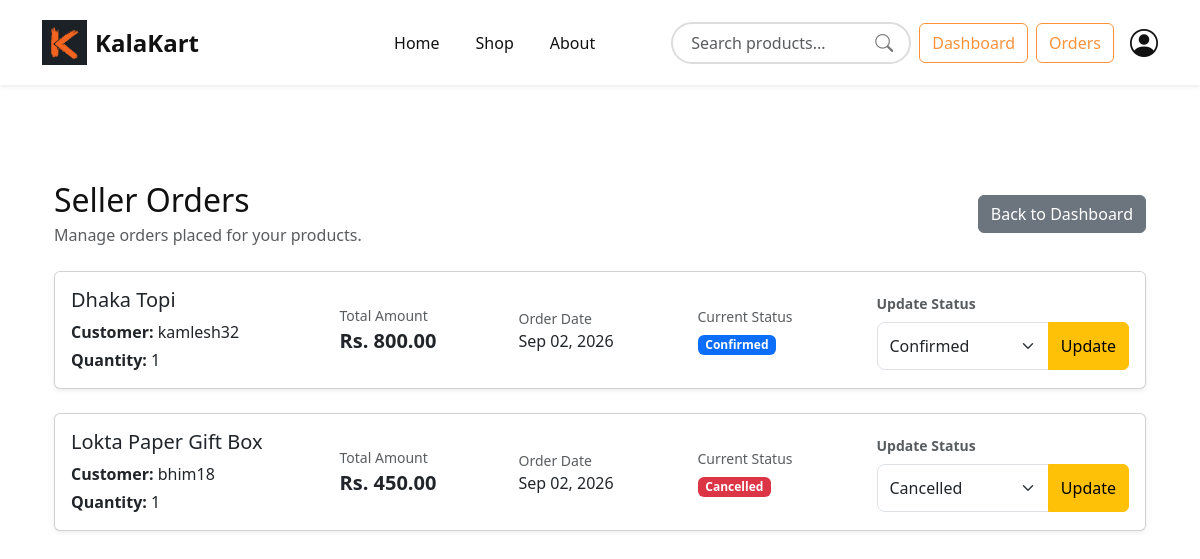
/orders/seller-orders/ (signed in), run on an earlier commit of the app's database.
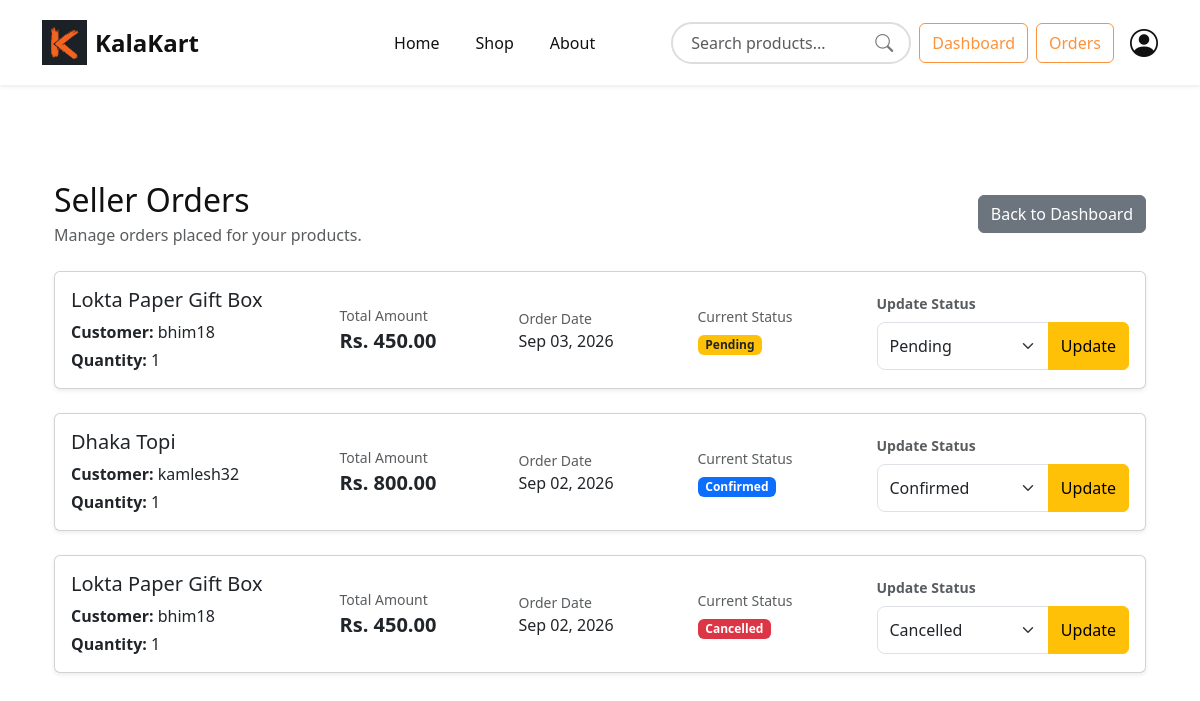
And on a later commit of the database.
### orders/models.py (models this page shows, shortened)
class Order(models.Model):
    STATUS_CHOICES = (
        ('pending', 'Pending'),
        ('confirmed', 'Confirmed'),
        ('shipped', 'Shipped'),
        ('delivered', 'Delivered'),
        ('cancelled', 'Cancelled'),
    )
    user = models.ForeignKey(
        settings.AUTH_USER_MODEL,
        on_delete=models.CASCADE
    )
    product = models.ForeignKey(
        Product,
        on_delete=models.CASCADE
    )
    quantity = models.PositiveIntegerField(default=1)
    price = models.DecimalField(
        max_digits=10,
        decimal_places=2
    )
    total_price = models.DecimalField(
        max_digits=10,
        decimal_places=2
    )
    status = models.CharField(
        max_length=20,
        choices=STATUS_CHOICES,
        default='pending'
    )
    created_at = models.DateTimeField(
        auto_now_add=True
    )

### products/models.py (models this page shows, shortened)
class Product(models.Model):
    CATEGORY_CHOICES = (
        ('Painting', 'Painting'),
        ('Handicraft', 'Handicraft'),
        ('Jewelry', 'Jewelry'),
        ('Pottery', 'Pottery'),
        ('Wooden Art', 'Wooden Art'),
        ('Traditional Wear', 'Traditional Wear'),
    )
    seller = models.ForeignKey(
        CustomUser,
        on_delete=models.CASCADE
    )
    name = models.CharField(max_length=200)
    category = models.CharField(
        max_length=50,
        choices=CATEGORY_CHOICES
    )
    description = models.TextField()
    price = models.DecimalField(
        max_digits=10,
        decimal_places=2
    )
    stock = models.PositiveIntegerField()
    image = models.ImageField(
        upload_to='products/'
    )
    created_at = models.DateTimeField(auto_now_add=True)

### accounts/models.py (models this page shows, shortened)
class CustomUser(AbstractUser):
    USER_TYPE = (
        ('customer', 'Customer'),
        ('seller', 'Seller'),
    )
    user_type = models.CharField(
        max_length=10,
        choices=USER_TYPE,
        default='customer'
    )
    phone_number = models.CharField(
        max_length=15,
        blank=True,
        null=True
    )
    address = models.TextField(
        blank=True,
        null=True
    )
    profile_image = models.ImageField(
        upload_to='profiles/',
        blank=True,
        null=True
    )

### orders/views.py (the view)
@login_required
def SellerOrdersView(request):
    if request.user.user_type != "seller":
        messages.error(
            request,
            "Only sellers can access this page."
        )
        return redirect("home")
    orders = Order.objects.filter(
        product__seller=request.user
    ).order_by("-created_at")
    context = {
        "orders": orders,
    }
    return render(
        request,
        "orders/seller_orders.html",
        context
    )

### base_app/context_processors.py (called while the page is built)
def cart_count(request):
    if request.user.is_authenticated:
        items = Cart.objects.filter(user=request.user)
        count = sum(item.quantity for item in items)
    else:
        count = 0
    return {
        "cart_count": count
    }

### Template/orders/seller_orders.html (shortened to what the changed rows need)
{% extends 'base.html' %}
{% block content %}
<section class="container py-5">
<div class="d-flex justify-content-between align-items-center mb-4">
    <div>
        <h2 class="mb-1">Seller Orders</h2>
    </div>
</div>
{% if orders %}
    {% for order in orders %}
    <div class="card shadow-sm mb-4">
        <div class="card-body">
            <div class="row align-items-center g-3">
                <div class="col-lg-3 col-md-6">
                    <h5 class="mb-2">
                        {{ order.product.name }}
                    </h5>
                    <p class="mb-1">
                        <strong>Customer:</strong>
                        {{ order.user.username }}
                    </p>
                    <p class="mb-0">
                        <strong>Quantity:</strong>
                        {{ order.quantity }}
                    </p>
                </div>
                <div class="col-lg-2 col-md-6">
                    <small class="text-muted d-block">
                        Total Amount
                    </small>
                    <strong class="fs-5">
                        Rs. {{ order.total_price }}
                    </strong>
                </div>
                <div class="col-lg-2 col-md-6">
                    <small class="text-muted d-block">
                        Order Date
                    </small>
                    <span>
                        {{ order.created_at|date:"M d, Y" }}
                    </span>
                </div>
                <div class="col-lg-2 col-md-6">
                    <small class="text-muted d-block mb-1">
                        Current Status
                    </small>
                    {% if order.status == "pending" %}
                        <span class="badge bg-warning text-dark">
                            Pending
                        </span>
                    {% elif order.status == "confirmed" %}
                        <span class="badge bg-primary">
                            Confirmed
                        </span>
                    {% elif order.status == "shipped" %}
                        <span class="badge bg-info text-dark">
                            Shipped
                        </span>
                    {% elif order.status == "delivered" %}
                        <span class="badge bg-success">
                            Delivered
                        </span>
                    {% elif order.status == "cancelled" %}
                        <span class="badge bg-danger">
                            Cancelled
                        </span>
                    {% endif %}
                </div>
                <div class="col-lg-3 col-md-12">
                    <form
                        method="POST"
                        action="{% url 'update-order-status' order.id %}"
                    >
                        <label class="form-label small text-muted">
                            Update Status
                        </label>
                        <div class="input-group">
                            <select
                                name="status"
                                class="form-select"
                            >
                                <option
                                    value="pending"
                                    {% if order.status == "pending" %}selected{% endif %}
                                >
                                    Pending
                                </option>
                                <option
                                    value="confirmed"
                                    {% if order.status == "confirmed" %}selected{% endif %}
                                >
                                    Confirmed
                                </option>
                                <option
                                    value="cancelled"
                                    {% if order.status == "cancelled" %}selected{% endif %}
                                >
                                    Cancelled
                                </option>
                            </select>
                            <button
                                type="submit"
                                class="btn btn-warning"
                            >
                                Update
                            </button>
                        </div>
                    </form>
                </div>
            </div>
        </div>
    </div>
    {% endfor %}
{% endif %}
</section>
{% endblock %}

What changed in the data, as far as the page shows it:
added Order: product.name "Lokta Paper Gift Box", user.username "bhim18", quantity "1", total_price "450.00", created_at "Sep 03, 2026", shows "Pending", status "Pending"
